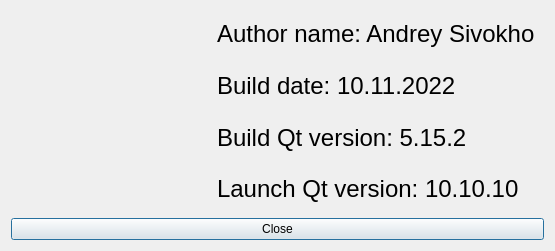
<?xml version="1.0" encoding="UTF-8"?>
<ui version="4.0">
 <class>helpDialog</class>
 <widget class="QDialog" name="helpDialog">
  <property name="geometry">
   <rect>
    <x>0</x>
    <y>0</y>
    <width>555</width>
    <height>251</height>
   </rect>
  </property>
  <property name="maximumSize">
   <size>
    <width>555</width>
    <height>300</height>
   </size>
  </property>
  <property name="windowTitle">
   <string>Dialog</string>
  </property>
  <layout class="QVBoxLayout" name="verticalLayout">
   <item>
    <layout class="QGridLayout" name="gridLayout_3">
     <item row="0" column="0" rowspan="4">
      <widget class="QLabel" name="authorPicture">
       <property name="maximumSize">
        <size>
         <width>200</width>
         <height>200</height>
        </size>
       </property>
       <property name="text">
        <string/>
       </property>
       <property name="pixmap">
        <pixmap>image.jpg</pixmap>
       </property>
       <property name="scaledContents">
        <bool>true</bool>
       </property>
      </widget>
     </item>
     <item row="0" column="1">
      <widget class="QLabel" name="authorName">
       <property name="font">
        <font>
         <pointsize>18</pointsize>
        </font>
       </property>
       <property name="text">
        <string>Author name: Andrey Sivokho</string>
       </property>
      </widget>
     </item>
     <item row="1" column="1">
      <widget class="QLabel" name="buildDate">
       <property name="font">
        <font>
         <pointsize>18</pointsize>
        </font>
       </property>
       <property name="text">
        <string>Build date: 10.11.2022</string>
       </property>
      </widget>
     </item>
     <item row="2" column="1">
      <widget class="QLabel" name="buildVersion">
       <property name="font">
        <font>
         <pointsize>18</pointsize>
        </font>
       </property>
       <property name="text">
        <string>Build Qt version: 5.15.2</string>
       </property>
      </widget>
     </item>
     <item row="3" column="1">
      <widget class="QLabel" name="launchVersion">
       <property name="font">
        <font>
         <pointsize>18</pointsize>
        </font>
       </property>
       <property name="text">
        <string>Launch Qt version: 10.10.10</string>
       </property>
      </widget>
     </item>
    </layout>
   </item>
   <item>
    <widget class="QPushButton" name="closeButton">
     <property name="text">
      <string>Close</string>
     </property>
    </widget>
   </item>
  </layout>
 </widget>
 <resources/>
 <connections/>
</ui>
